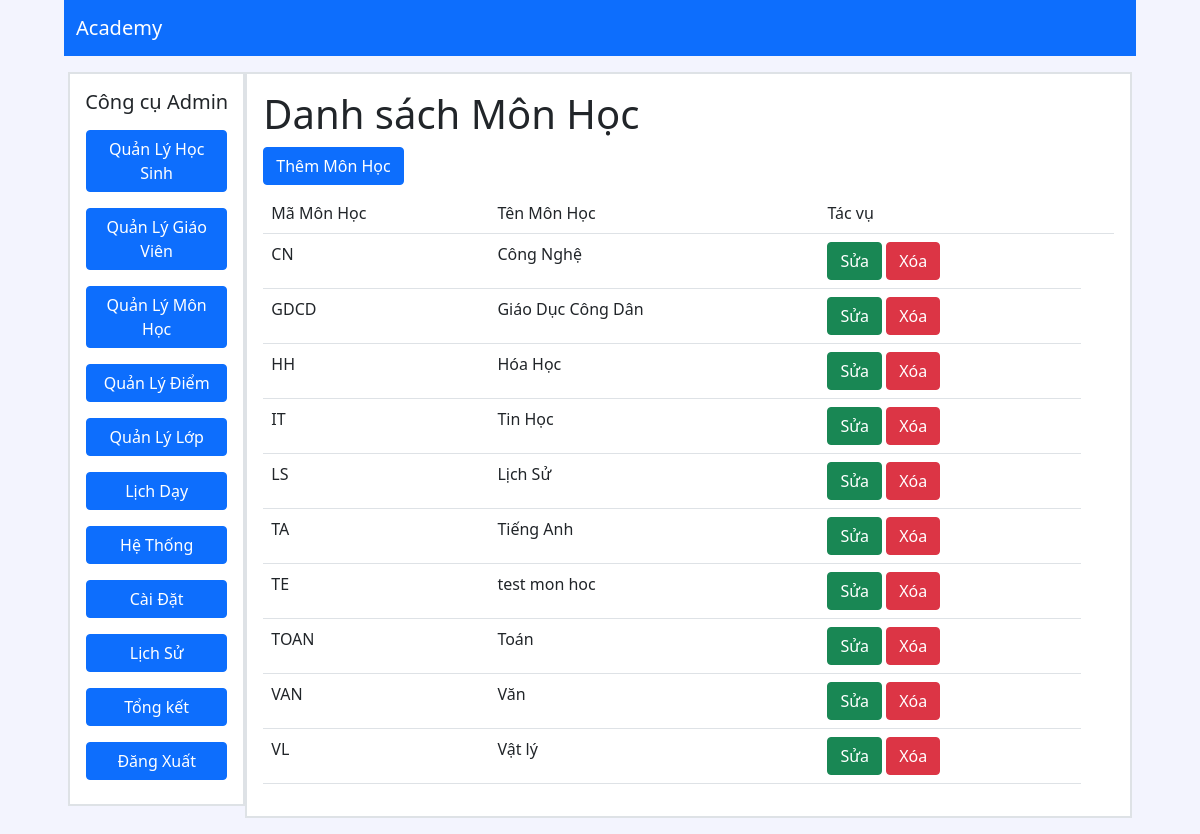
/admin/index.php?mod=mh (signed in), run on the app's committed database.
### tables this page shows
CREATE TABLE `monhoc` (
  `MaMonHoc` varchar(5) NOT NULL,
  `TenMonHoc` varchar(20) NOT NULL,
  `SoTiet` int(20) NOT NULL,
  `HeSoMonHoc` int(1) NOT NULL
);

### classes/monhoc.class.php (called while the page is built, shortened)
<?php
class monhoc extends DB
{
    function allmon()
    {
        $con = $this->connect();
        $sql = "select * from monhoc";
        $query = mysqli_query($con, $sql);
        $result = array();
        if ($query) {
            while ($row = mysqli_fetch_assoc($query)) {
                $result[] = $row;
            }
        }
        return $result;
    }
}

### admin/monhoc/hienthimon.php (the view, shortened to what this page needs)
<?php
require "../classes/monhoc.class.php";
$con = new monhoc();
$mon = $con->allmon();
?>
<!DOCTYPE html>
<html>
<head>
</head>
<body>
    <h1>Danh sách Môn Học</h1>
    <h3><a href="monhoc/themmon.php"><button class="btn btn-primary">Thêm Môn Học</button></a></h3>
    <table class="table">
        <tr>
            <td>Mã Môn Học</td>
            <td>Tên Môn Học</td>
            <td>Tác vụ</td>
            <td></td>
        </tr>
        <?php foreach ($mon as $item) { ?>
            <tr>
                <td><?php echo $item['MaMonHoc']; ?></td>
                <td><?php echo $item['TenMonHoc']; ?></td>
                <td><?php echo "<a href='monhoc/suamon.php?id=$item[MaMonHoc]'><button class='btn btn-success' type='button'>Sửa</button></a>"; ?>
                    <?php echo "<a href='monhoc/xoamon.php?id=$item[MaMonHoc]' onclick='return XacNhan();'><button class='btn btn-danger' type='button'>Xóa</button></a>"; ?>
                </td>
            </tr>
        <?php } ?>
    </table>

### admin/index.php (style rules this page uses)
body { padding: 0 4em; }
a { text-decoration: none; }

### data on the page
monhoc: MaMonHoc "CN", TenMonHoc "Công Nghệ"
monhoc: MaMonHoc "GDCD", TenMonHoc "Giáo Dục Công Dân"
monhoc: MaMonHoc "HH", TenMonHoc "Hóa Học"
monhoc: MaMonHoc "IT", TenMonHoc "Tin Học"
monhoc: MaMonHoc "LS", TenMonHoc "Lịch Sử"
monhoc: MaMonHoc "TA", TenMonHoc "Tiếng Anh"
monhoc: MaMonHoc "TE", TenMonHoc "test mon hoc"
monhoc: MaMonHoc "TOAN", TenMonHoc "Toán"
monhoc: MaMonHoc "VAN", TenMonHoc "Văn"
monhoc: MaMonHoc "VL", TenMonHoc "Vật lý"
